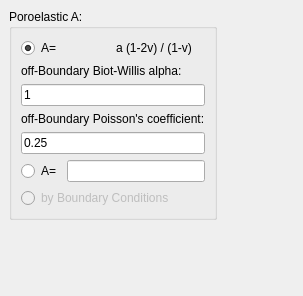
<?xml version="1.0" encoding="UTF-8"?>
<ui version="4.0">
 <class>poromechDW</class>
 <widget class="QDockWidget" name="poromechDW">
  <property name="geometry">
   <rect>
    <x>0</x>
    <y>0</y>
    <width>303</width>
    <height>296</height>
   </rect>
  </property>
  <property name="features">
   <set>QDockWidget::NoDockWidgetFeatures</set>
  </property>
  <property name="windowTitle">
   <string>DockWidget</string>
  </property>
  <widget class="QWidget" name="dockWidgetContents">
   <layout class="QGridLayout" name="gridLayout">
    <item row="0" column="0">
     <widget class="QGroupBox" name="groupBox">
      <property name="title">
       <string>Poroelastic A:</string>
      </property>
      <layout class="QVBoxLayout" name="verticalLayout_3">
       <item>
        <layout class="QHBoxLayout" name="horizontalLayout">
         <item>
          <widget class="QRadioButton" name="aFormulaRadio">
           <property name="enabled">
            <bool>true</bool>
           </property>
           <property name="text">
            <string>A=</string>
           </property>
           <property name="checked">
            <bool>true</bool>
           </property>
          </widget>
         </item>
         <item>
          <widget class="QLabel" name="labelAlphaFormula">
           <property name="enabled">
            <bool>true</bool>
           </property>
           <property name="text">
            <string>a (1-2v) / (1-v)</string>
           </property>
          </widget>
         </item>
        </layout>
       </item>
       <item>
        <layout class="QVBoxLayout" name="verticalLayout">
         <item>
          <widget class="QLabel" name="labelBiotWillis">
           <property name="text">
            <string>off-Boundary Biot-Willis alpha:</string>
           </property>
          </widget>
         </item>
         <item>
          <widget class="QLineEdit" name="alpha">
           <property name="text">
            <string>1</string>
           </property>
          </widget>
         </item>
        </layout>
       </item>
       <item>
        <layout class="QVBoxLayout" name="verticalLayout_2">
         <item>
          <widget class="QLabel" name="labelPoissonCoeff">
           <property name="enabled">
            <bool>true</bool>
           </property>
           <property name="text">
            <string>off-Boundary Poisson's coefficient:</string>
           </property>
          </widget>
         </item>
         <item>
          <widget class="QLineEdit" name="nu">
           <property name="enabled">
            <bool>true</bool>
           </property>
           <property name="text">
            <string>0.25</string>
           </property>
          </widget>
         </item>
        </layout>
       </item>
       <item>
        <layout class="QHBoxLayout" name="horizontalLayout_2">
         <item>
          <widget class="QRadioButton" name="aUserRadio">
           <property name="enabled">
            <bool>true</bool>
           </property>
           <property name="text">
            <string>A=</string>
           </property>
          </widget>
         </item>
         <item>
          <widget class="QLineEdit" name="A">
           <property name="enabled">
            <bool>true</bool>
           </property>
          </widget>
         </item>
        </layout>
       </item>
       <item>
        <widget class="QRadioButton" name="aBCRadio">
         <property name="enabled">
          <bool>false</bool>
         </property>
         <property name="text">
          <string>by Boundary Conditions</string>
         </property>
        </widget>
       </item>
      </layout>
     </widget>
    </item>
    <item row="0" column="1">
     <spacer name="horizontalSpacer">
      <property name="orientation">
       <enum>Qt::Horizontal</enum>
      </property>
      <property name="sizeHint" stdset="0">
       <size>
        <width>15</width>
        <height>20</height>
       </size>
      </property>
     </spacer>
    </item>
    <item row="1" column="0">
     <spacer name="verticalSpacer">
      <property name="orientation">
       <enum>Qt::Vertical</enum>
      </property>
      <property name="sizeHint" stdset="0">
       <size>
        <width>20</width>
        <height>5</height>
       </size>
      </property>
     </spacer>
    </item>
   </layout>
  </widget>
 </widget>
 <resources/>
 <connections/>
</ui>
